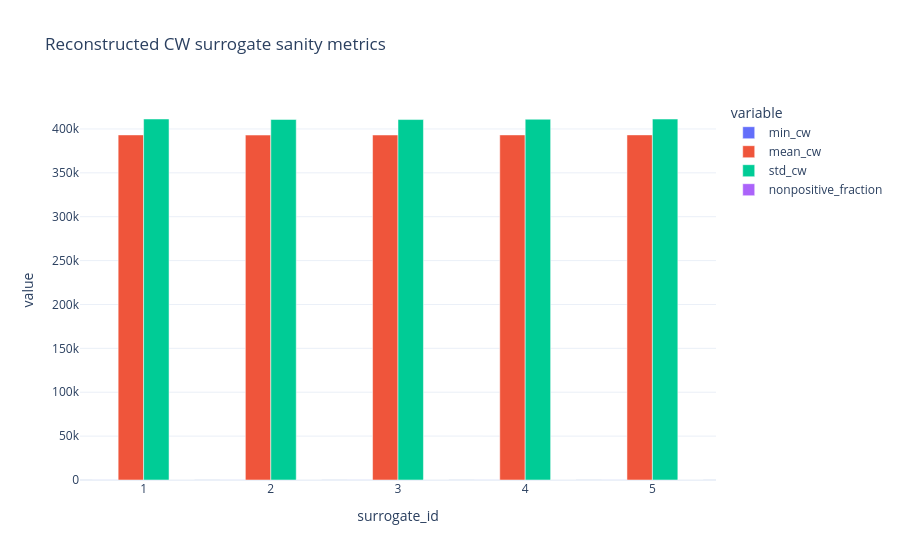

The notebook cell saved with this chart:
### Code cell
# %%
cw_sanity_rows = []
for i, Xcw in enumerate(X_cw_surrogates, start=1):
    cw_sanity_rows.append({
        "surrogate_id": i,
        "min_cw": float(Xcw.min()),
        "max_cw": float(Xcw.max()),
        "mean_cw": float(Xcw.mean()),
        "std_cw": float(Xcw.std()),
        "nonpositive_fraction": float(np.mean(Xcw <= 0)),
    })

cw_sanity_df = pd.DataFrame(cw_sanity_rows)
display(cw_sanity_df)

fig = px.bar(
    cw_sanity_df,
    x="surrogate_id",
    y=["min_cw", "mean_cw", "std_cw", "nonpositive_fraction"],
    barmode="group",
    title="Reconstructed CW surrogate sanity metrics",
)
fig.show()

### Figure 1 — Plotly figure (JSON) as saved in the notebook; plotly's stock layout.template omitted (floating-point values rounded to 4 significant figures)
{"data": [{"alignmentgroup": "True", "hovertemplate": "variable=min_cw<br>surrogate_id=%{x}<br>value=%{y}<extra></extra>", "legendgroup": "min_cw", "marker": {"color": "#636efa", "pattern": {"shape": ""}}, "name": "min_cw", "offsetgroup": "min_cw", "orientation": "v", "showlegend": true, "textposition": "auto", "type": "bar", "x": [1, 2, 3, 4, 5], "xaxis": "x", "y": [90.25, 90.94, 110.0, 81.39, 84.7], "yaxis": "y"}, {"alignmentgroup": "True", "hovertemplate": "variable=mean_cw<br>surrogate_id=%{x}<br>value=%{y}<extra></extra>", "legendgroup": "mean_cw", "marker": {"color": "#EF553B", "pattern": {"shape": ""}}, "name": "mean_cw", "offsetgroup": "mean_cw", "orientation": "v", "showlegend": true, "textposition": "auto", "type": "bar", "x": [1, 2, 3, 4, 5], "xaxis": "x", "y": [393200.0, 393100.0, 393100.0, 393200.0, 393200.0], "yaxis": "y"}, {"alignmentgroup": "True", "hovertemplate": "variable=std_cw<br>surrogate_id=%{x}<br>value=%{y}<extra></extra>", "legendgroup": "std_cw", "marker": {"color": "#00cc96", "pattern": {"shape": ""}}, "name": "std_cw", "offsetgroup": "std_cw", "orientation": "v", "showlegend": true, "textposition": "auto", "type": "bar", "x": [1, 2, 3, 4, 5], "xaxis": "x", "y": [411300.0, 410800.0, 410700.0, 411100.0, 411300.0], "yaxis": "y"}, {"alignmentgroup": "True", "hovertemplate": "variable=nonpositive_fraction<br>surrogate_id=%{x}<br>value=%{y}<extra></extra>", "legendgroup": "nonpositive_fraction", "marker": {"color": "#ab63fa", "pattern": {"shape": ""}}, "name": "nonpositive_fraction", "offsetgroup": "nonpositive_fraction", "orientation": "v", "showlegend": true, "textposition": "auto", "type": "bar", "x": [1, 2, 3, 4, 5], "xaxis": "x", "y": [0.0, 0.0, 0.0, 0.0, 0.0], "yaxis": "y"}], "layout": {"barmode": "group", "legend": {"title": {"text": "variable"}, "tracegroupgap": 0}, "title": {"text": "Reconstructed CW surrogate sanity metrics"}, "xaxis": {"anchor": "y", "domain": [0, 1], "title": {"text": "surrogate_id"}}, "yaxis": {"anchor": "x", "domain": [0, 1], "title": {"text": "value"}}}}
